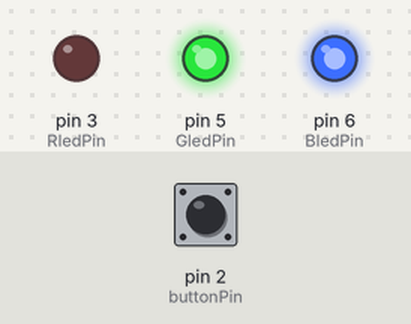
The sketch below on a simulated Arduino Uno, built with avr-gcc and run on an emulated ATmega328P. Parts: output pins drawn as LEDs (lit = HIGH). The inputs (shaded band) are chosen by the test bench; at power-on: pin 2 (buttonPin) HIGH.

Above: at 0.1 s.
At 4.1 s:
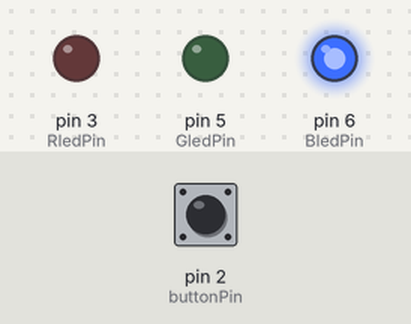
At 8.0 s:
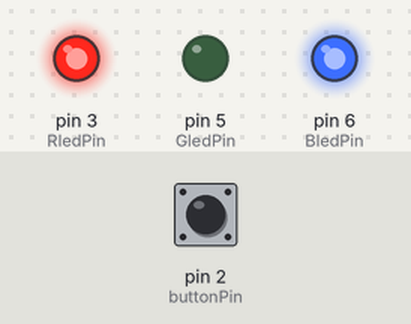
At 12.1 s:
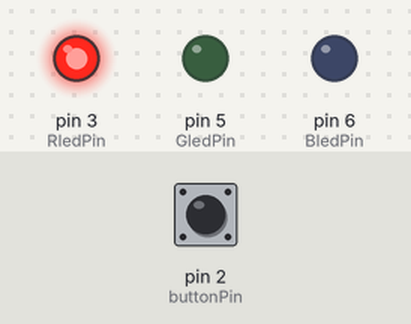
At 25.87 s:
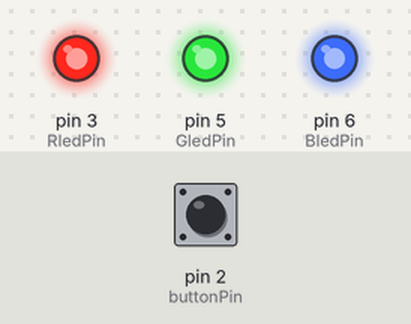
At 39.55 s:
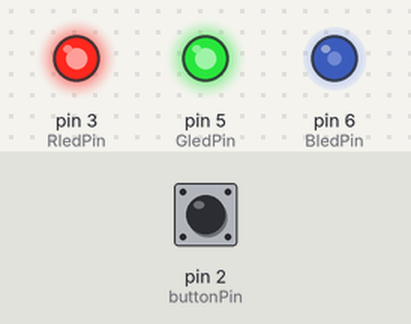
Timing chart, 0 to 40.0 s (numbered marks = the images above):
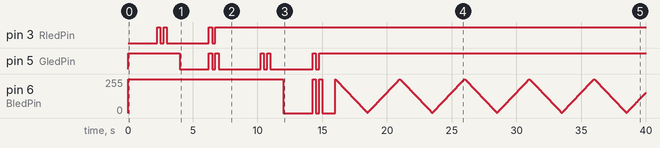

The sketch:

sketch_oct29a.ino
```cpp
const int buttonPin = 2;
const int RledPin = 3;
const int GledPin = 5;
const int BledPin = 6;

struct RGB {
  int r;
  int g;
  int b;
};

RGB colors[] = {
  {255, 0, 0},
  {255, 255, 0},
  {0, 255, 0},
  {0, 255, 255},
  {0, 0, 255}
};

const int colorCount = 5;
int colorIndex = 0;

unsigned long colorStart = 0;

const unsigned long blinkStart = 2000;
const unsigned long fadeStart = 3000;
const unsigned long fadeDuration = 1000;

const unsigned long blinkInterval = 250;

const unsigned long breathingDuration = 5000;

int buttonState = HIGH;
int lastButtonReading = HIGH;

unsigned long debounceTime = 0;
const unsigned long debounceDelay = 30;

bool waitingForSecondClick = false;
unsigned long firstClickTime = 0;

const unsigned long doubleClickTime = 350;

void setup() {

  pinMode(buttonPin, INPUT_PULLUP);

  pinMode(RledPin, OUTPUT);
  pinMode(GledPin, OUTPUT);
  pinMode(BledPin, OUTPUT);

  colorStart = millis();

  showColor(colors[colorIndex]);
}

void loop() {

  unsigned long now = millis();

  checkButton(now);

  unsigned long elapsed = now - colorStart;

  RGB currentColor = colors[colorIndex];

  RGB nextColor = colors[
    min(colorIndex + 1, colorCount - 1)
  ];

  if (colorIndex == colorCount - 1) {

    float progress =
      (float)(elapsed % breathingDuration)
      / breathingDuration;

    float brightness;

    if (progress < 0.5) {
      brightness = progress * 2;
    }
    else {
      brightness = (1.0 - progress) * 2;
    }

    RGB breathingColor;

    breathingColor.r = currentColor.r * brightness;
    breathingColor.g = currentColor.g * brightness;
    breathingColor.b = currentColor.b * brightness;

    showColor(breathingColor);

  }

  else {
    if (elapsed < blinkStart) {

      showColor(currentColor);

    }

    else if (elapsed < fadeStart) {

      if ((elapsed / blinkInterval) % 2 == 0) {
        showColor(currentColor);
      }
      else {
        showColor({0, 0, 0});
      }

    }

    else if (elapsed < fadeStart + fadeDuration) {

      float progress =
        (float)(elapsed - fadeStart)
        / fadeDuration;

      RGB fadeColor;

      fadeColor.r =
        currentColor.r +
        (nextColor.r - currentColor.r) * progress;

      fadeColor.g =
        currentColor.g +
        (nextColor.g - currentColor.g) * progress;

      fadeColor.b =
        currentColor.b +
        (nextColor.b - currentColor.b) * progress;

      showColor(fadeColor);

    }

    else {

      colorIndex++;

      colorStart += fadeStart + fadeDuration;

    }

  }

}

void showColor(RGB color) {

  analogWrite(RledPin, 255 - color.r);
  analogWrite(GledPin, 255 - color.g);
  analogWrite(BledPin, 255 - color.b);

}

void checkButton(unsigned long now) {

  int reading = digitalRead(buttonPin);

  // Debounce
  if (reading != lastButtonReading) {
    debounceTime = now;
  }

  if (now - debounceTime > debounceDelay) {

    if (reading != buttonState) {

      buttonState = reading;

      if (buttonState == HIGH) {

        if (waitingForSecondClick &&
            now - firstClickTime <= doubleClickTime) {

          if (colorIndex > 0) {
            colorIndex--;
          }

          colorStart = now;

          waitingForSecondClick = false;

        }

        else {

          waitingForSecondClick = true;
          firstClickTime = now;

        }

      }

    }

  }

  lastButtonReading = reading;

  if (waitingForSecondClick &&
      now - firstClickTime > doubleClickTime) {

    waitingForSecondClick = false;

  }

}
```

Measured:
- by itself, pin 3 (RledPin): goes HIGH 0.25 s, LOW 0.25 s, HIGH 0.25 s, LOW 3.3 s, HIGH 0.25 s, LOW 0.25 s, then HIGH
- by itself, pin 5 (GledPin): repeats every 4.0 s: HIGH 0.25 s, LOW 0.25 s, HIGH 0.25 s, LOW 3.3 s, until it stays HIGH from 14.8 s
- by itself, pin 6 (BledPin): 255/255 → 0/255 at 12.0 s, → 255/255 2.3 s later, → 0/255 0.25 s later, → 255/255 0.25 s later, … (2444 changes in this stretch)
